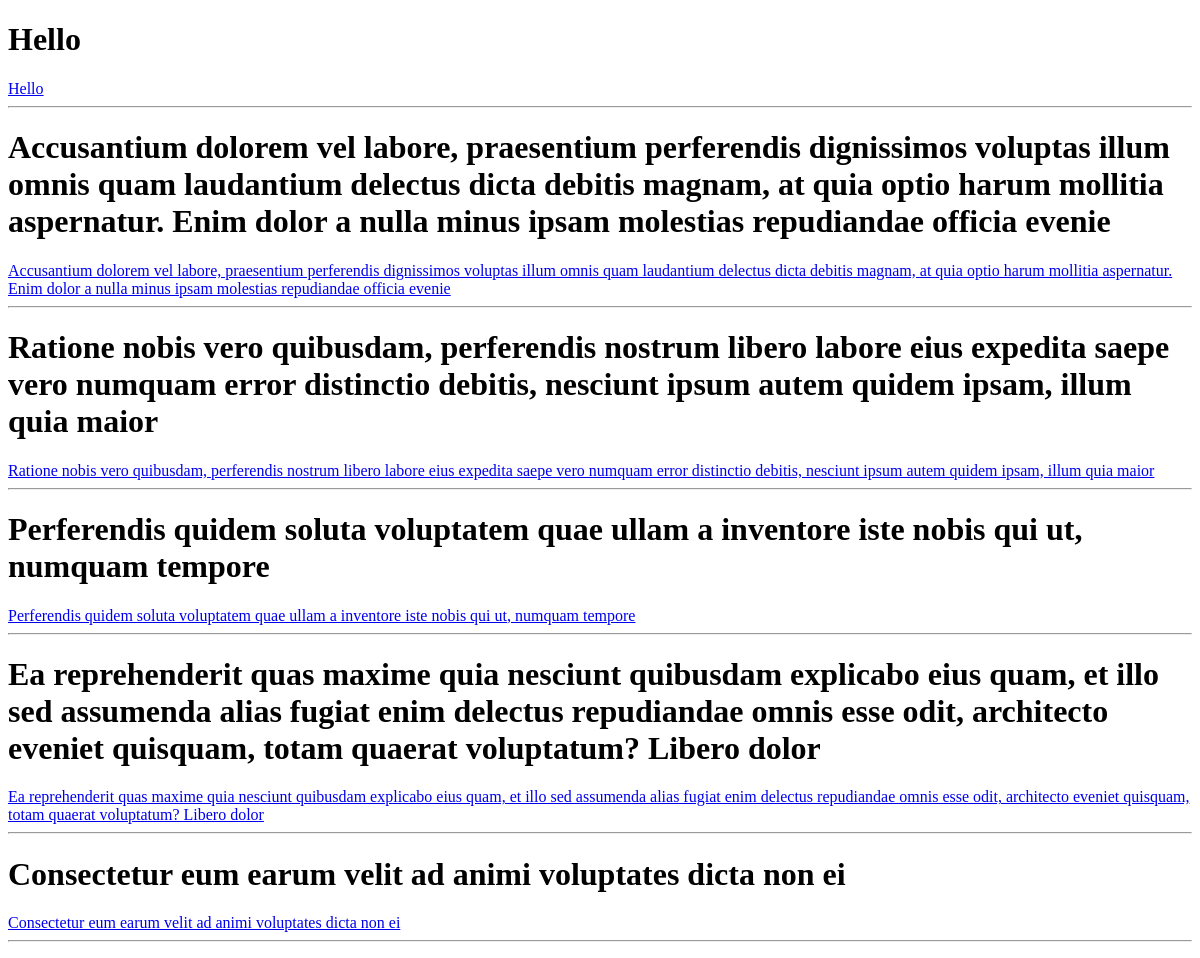
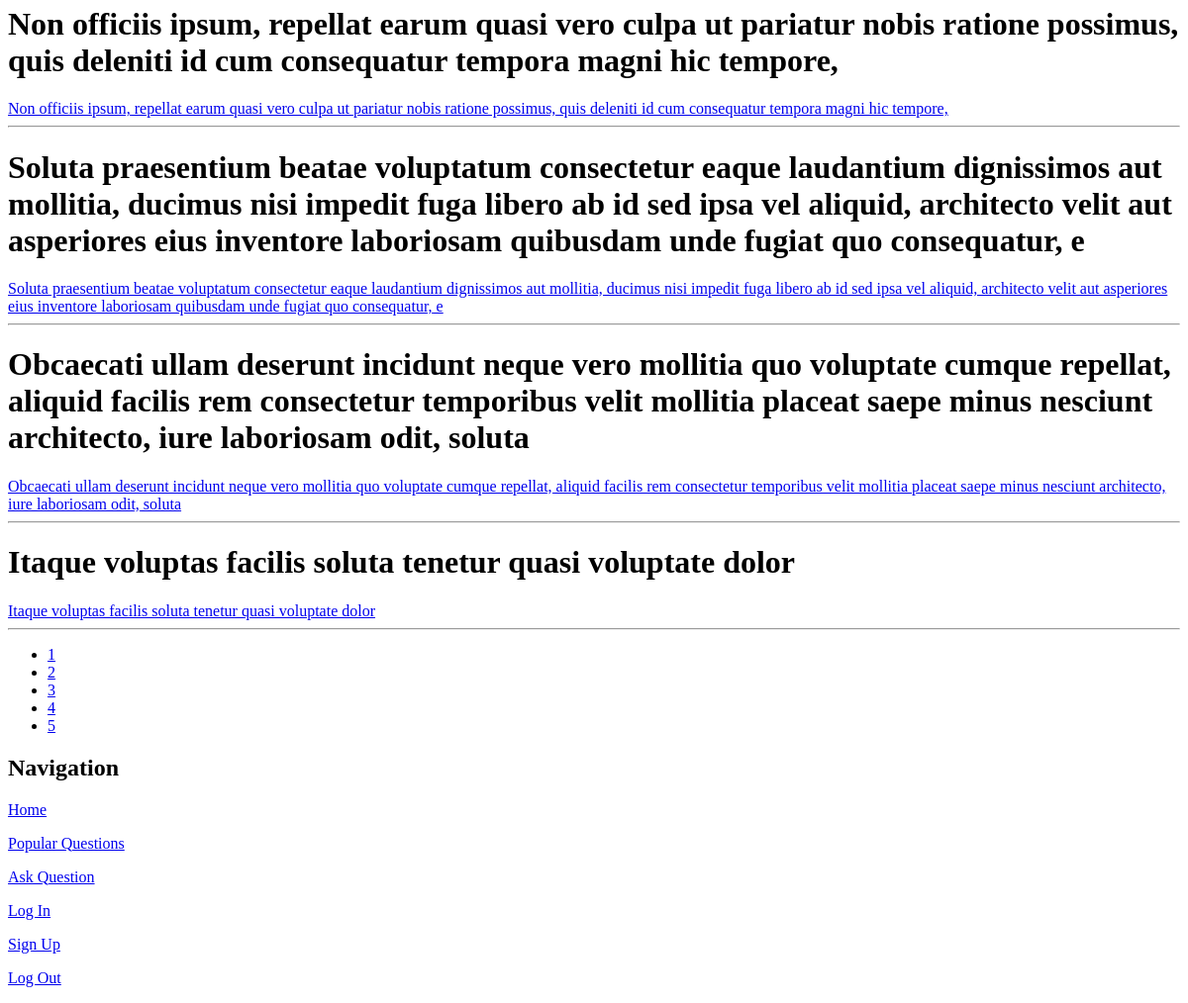
/, run on an earlier commit of the app's database (2 pictures, top to bottom).
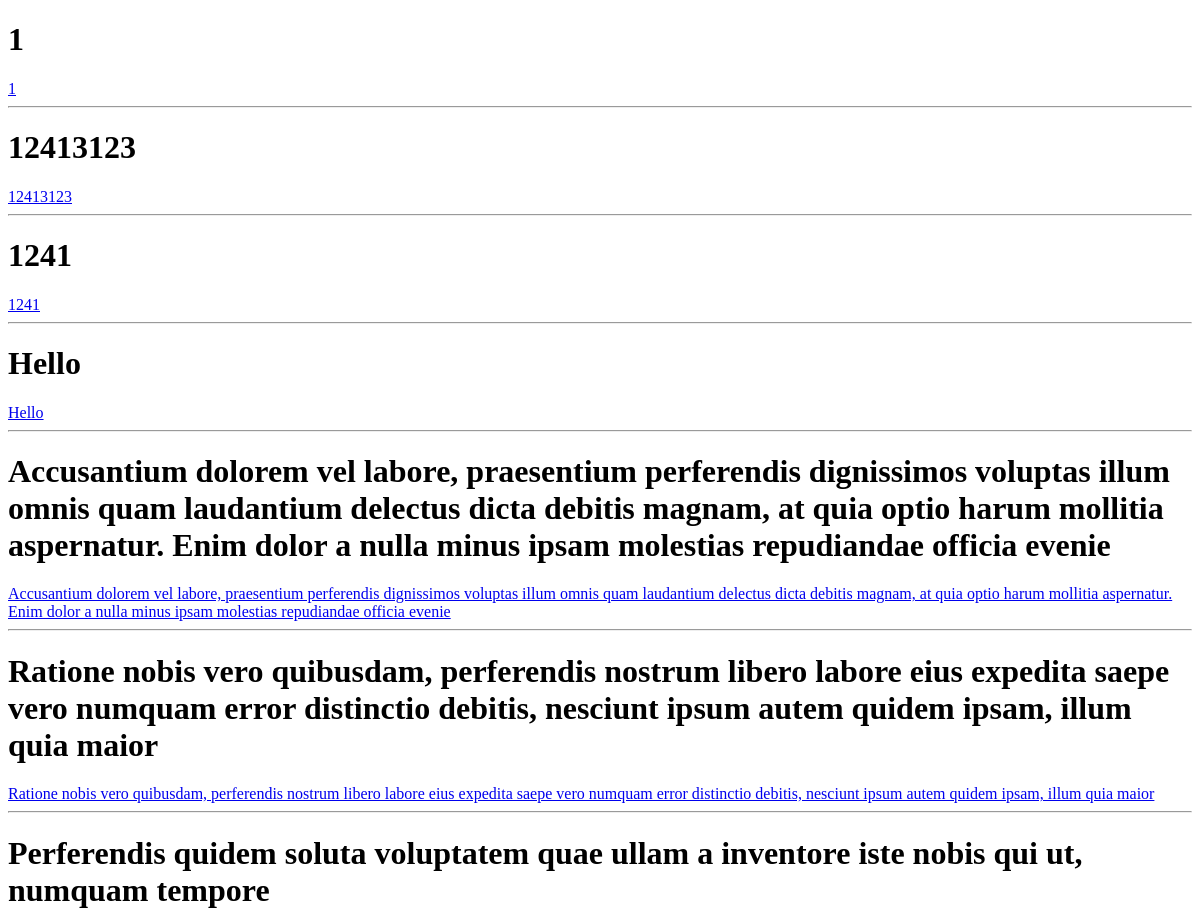
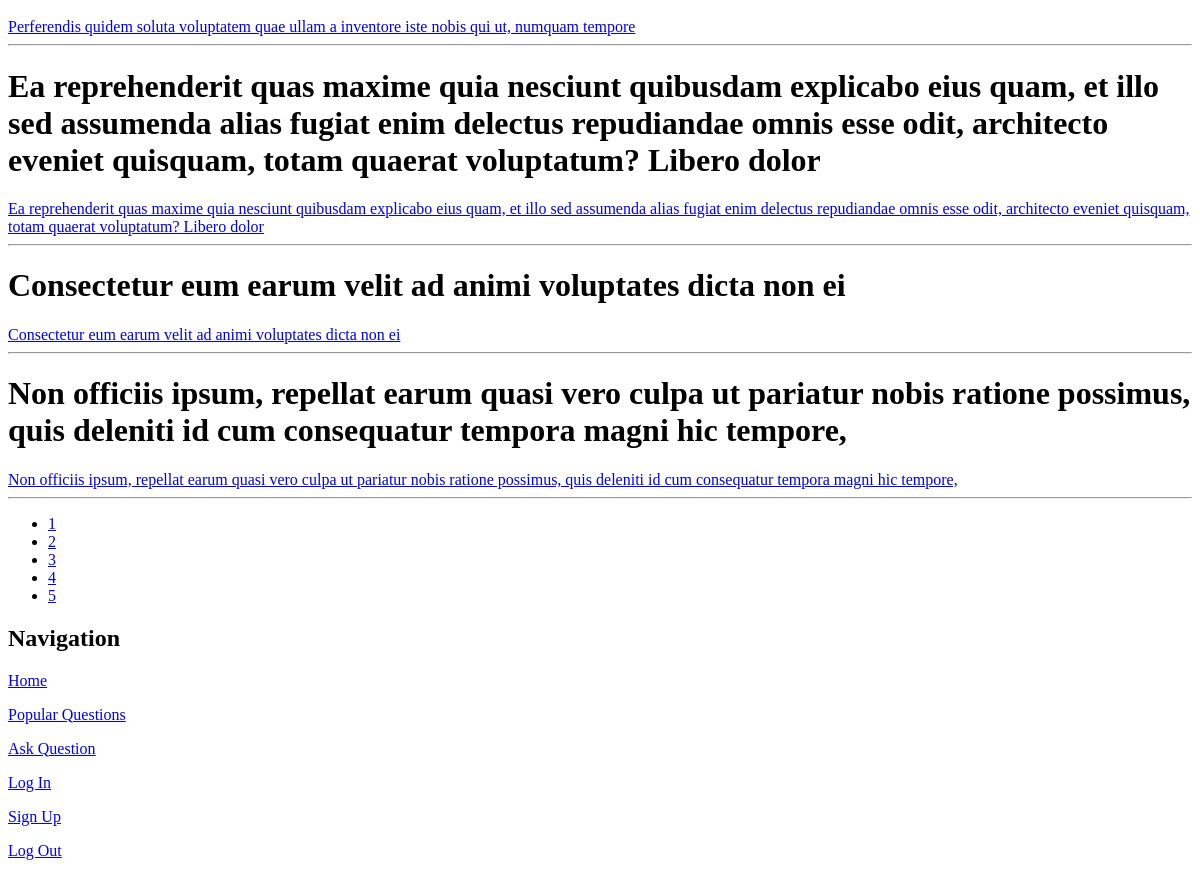
And on a later commit of the database (2 pictures, top to bottom).
### qa/models.py (models this page shows)
class Question(models.Model):
    objects = QuestionManager()
    title = models.CharField(max_length=255)
    text = models.TextField()
    added_at = models.DateTimeField(auto_now_add=True)
    rating = models.IntegerField(default=0)
    author = models.ForeignKey(User, related_name="question_author")
    likes = models.ManyToManyField(User, related_name="question_like", blank=True)
    class Meta:
        ordering = ('-added_at',)
    def __str__(self):
        return self.title
    def get_absolute_url(self):
        return reverse('question', kwargs={'pk': self.pk})

### qa/views.py (the view)
# urls.py: url(r'^$', index, name='home'),
def index(request):
    questions = Question.objects.new()
    page, paginator = paginate(request, questions)
    paginator.baseurl = reverse('home') + '?page='
    return render(request, 'index.html', {
        'questions': page.object_list,
        'paginator': paginator,
        'page': page,
    })

### qa/models.py (called while the page is built)
    def new(self):
        return self.all().order_by('-id')

### qa/views.py (called while the page is built)
def paginate(request, qs):
    try:
        limit = int(request.GET.get('limit', 10))
    except ValueError:
        limit = 10
    if limit > 100:
        limit = 10
    try:
        page = int(request.GET.get('page', 1))
    except ValueError:
        raise Http404
    paginator = Paginator(qs, limit)
    try:
        page = paginator.page(page)
    except EmptyPage:
        page = paginator.page(paginator.num_pages)
    return page, paginator

### qa/templates/index.html (shortened to what this page needs)
{% extends "base.html" %}
{% block content %}
{% for question in questions %}
    <h1> {{ question.title }} </h1>
    <a href="{{ question.get_absolute_url }}">{{ question }}</a>
    <hr>
{% endfor %}
{% include "paginator.html" %}
{% endblock %}

What changed in the data, as far as the page shows it:
no longer on this page (row unchanged): Question: title "Soluta praesentium beatae voluptatum consectetur eaque laudantium dignissimos aut mollitia, ducimus nisi impedit fuga libero ab id sed ipsa vel aliquid, architecto velit aut asperiores eius inventore laboriosam quibusdam unde fugiat quo consequatur, e"
no longer on this page (row unchanged): Question: title "Obcaecati ullam deserunt incidunt neque vero mollitia quo voluptate cumque repellat, aliquid facilis rem consectetur temporibus velit mollitia placeat saepe minus nesciunt architecto, iure laboriosam odit, soluta"
no longer on this page (row unchanged): Question: title "Itaque voluptas facilis soluta tenetur quasi voluptate dolor"
added Question: title "1"
added Question: title "12413123"
added Question: title "1241"
